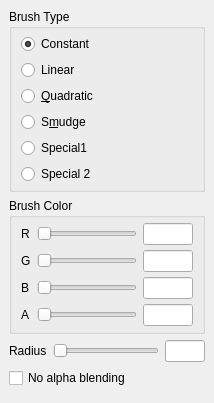
  <widget class="QDockWidget" name="brushDock">
   <property name="sizePolicy">
    <sizepolicy hsizetype="Preferred" vsizetype="Preferred">
     <horstretch>0</horstretch>
     <verstretch>0</verstretch>
    </sizepolicy>
   </property>
   <property name="floating">
    <bool>false</bool>
   </property>
   <property name="allowedAreas">
    <set>Qt::AllDockWidgetAreas</set>
   </property>
   <property name="windowTitle">
    <string>Br&amp;ush</string>
   </property>
   <attribute name="dockWidgetArea">
    <number>1</number>
   </attribute>
   <widget class="QWidget" name="brushDockContents">
    <property name="sizePolicy">
     <sizepolicy hsizetype="Preferred" vsizetype="Preferred">
      <horstretch>0</horstretch>
      <verstretch>0</verstretch>
     </sizepolicy>
    </property>
    <layout class="QVBoxLayout" name="verticalLayout_3">
     <item>
      <widget class="QGroupBox" name="brushType">
       <property name="title">
        <string>Brush Type</string>
       </property>
       <layout class="QVBoxLayout" name="verticalLayout">
        <property name="topMargin">
         <number>5</number>
        </property>
        <property name="bottomMargin">
         <number>5</number>
        </property>
        <item>
         <widget class="QRadioButton" name="brushTypeConstant">
          <property name="text">
           <string>Constant</string>
          </property>
          <property name="checked">
           <bool>true</bool>
          </property>
         </widget>
        </item>
        <item>
         <widget class="QRadioButton" name="brushTypeLinear">
          <property name="text">
           <string>Linear</string>
          </property>
         </widget>
        </item>
        <item>
         <widget class="QRadioButton" name="brushTypeQuadratic">
          <property name="text">
           <string>&amp;Quadratic</string>
          </property>
         </widget>
        </item>
        <item>
         <widget class="QRadioButton" name="brushTypeSmudge">
          <property name="text">
           <string>S&amp;mudge</string>
          </property>
         </widget>
        </item>
        <item>
         <widget class="QRadioButton" name="brushTypeSpecial1">
          <property name="text">
           <string>Special1</string>
          </property>
         </widget>
        </item>
        <item>
         <widget class="QRadioButton" name="brushTypeSpecial2">
          <property name="text">
           <string>Special 2</string>
          </property>
         </widget>
        </item>
       </layout>
      </widget>
     </item>
     <item>
      <widget class="QGroupBox" name="brushColor">
       <property name="title">
        <string>Brush Color</string>
       </property>
       <layout class="QGridLayout" name="gridLayout_3">
        <property name="topMargin">
         <number>5</number>
        </property>
        <property name="bottomMargin">
         <number>5</number>
        </property>
        <property name="verticalSpacing">
         <number>5</number>
        </property>
        <item row="2" column="3">
         <widget class="QLineEdit" name="brushColorTextboxBlue">
          <property name="minimumSize">
           <size>
            <width>50</width>
            <height>0</height>
           </size>
          </property>
          <property name="maximumSize">
           <size>
            <width>50</width>
            <height>16777215</height>
           </size>
          </property>
         </widget>
        </item>
        <item row="3" column="2">
         <widget class="QSlider" name="brushColorSliderAlpha">
          <property name="orientation">
           <enum>Qt::Horizontal</enum>
          </property>
         </widget>
        </item>
        <item row="1" column="0">
         <widget class="QLabel" name="brushColorLabelGreen">
          <property name="text">
           <string>G</string>
          </property>
         </widget>
        </item>
        <item row="1" column="2">
         <widget class="QSlider" name="brushColorSliderGreen">
          <property name="minimumSize">
           <size>
            <width>100</width>
            <height>0</height>
           </size>
          </property>
          <property name="orientation">
           <enum>Qt::Horizontal</enum>
          </property>
         </widget>
        </item>
        <item row="2" column="0">
         <widget class="QLabel" name="brushColorLabelBlue">
          <property name="text">
           <string>B</string>
          </property>
         </widget>
        </item>
        <item row="2" column="2">
         <widget class="QSlider" name="brushColorSliderBlue">
          <property name="minimumSize">
           <size>
            <width>100</width>
            <height>0</height>
           </size>
          </property>
          <property name="orientation">
           <enum>Qt::Horizontal</enum>
          </property>
         </widget>
        </item>
        <item row="0" column="0">
         <widget class="QLabel" name="brushColorLabelRed">
          <property name="text">
           <string>R</string>
          </property>
         </widget>
        </item>
        <item row="0" column="3">
         <widget class="QLineEdit" name="brushColorTextboxRed">
          <property name="minimumSize">
           <size>
            <width>50</width>
            <height>0</height>
           </size>
          </property>
          <property name="maximumSize">
           <size>
            <width>50</width>
            <height>16777215</height>
           </size>
          </property>
         </widget>
        </item>
        <item row="3" column="0">
         <widget class="QLabel" name="brushColorLabelAlpha">
          <property name="text">
           <string>A</string>
          </property>
         </widget>
        </item>
        <item row="3" column="3">
         <widget class="QLineEdit" name="brushColorTextboxAlpha">
          <property name="minimumSize">
           <size>
            <width>50</width>
            <height>0</height>
           </size>
          </property>
          <property name="maximumSize">
           <size>
            <width>50</width>
            <height>16777215</height>
           </size>
          </property>
         </widget>
        </item>
        <item row="1" column="3">
         <widget class="QLineEdit" name="brushColorTextboxGreen">
          <property name="minimumSize">
           <size>
            <width>50</width>
            <height>0</height>
           </size>
          </property>
          <property name="maximumSize">
           <size>
            <width>50</width>
            <height>16777215</height>
           </size>
          </property>
         </widget>
        </item>
        <item row="0" column="2">
         <widget class="QSlider" name="brushColorSliderRed">
          <property name="minimumSize">
           <size>
            <width>100</width>
            <height>0</height>
           </size>
          </property>
          <property name="orientation">
           <enum>Qt::Horizontal</enum>
          </property>
         </widget>
        </item>
       </layout>
      </widget>
     </item>
     <item>
      <widget class="QWidget" name="brushRadius" native="true">
       <layout class="QGridLayout" name="gridLayout_6">
        <property name="leftMargin">
         <number>0</number>
        </property>
        <property name="topMargin">
         <number>0</number>
        </property>
        <property name="rightMargin">
         <number>0</number>
        </property>
        <property name="bottomMargin">
         <number>0</number>
        </property>
        <item row="0" column="3">
         <widget class="QLineEdit" name="brushRadiusTextbox">
          <property name="sizePolicy">
           <sizepolicy hsizetype="Expanding" vsizetype="Fixed">
            <horstretch>0</horstretch>
            <verstretch>0</verstretch>
           </sizepolicy>
          </property>
          <property name="minimumSize">
           <size>
            <width>40</width>
            <height>0</height>
           </size>
          </property>
          <property name="maximumSize">
           <size>
            <width>40</width>
            <height>16777215</height>
           </size>
          </property>
          <property name="text">
           <string/>
          </property>
         </widget>
        </item>
        <item row="0" column="2">
         <widget class="QSlider" name="brushRadiusSlider">
          <property name="minimumSize">
           <size>
            <width>100</width>
            <height>0</height>
           </size>
          </property>
          <property name="orientation">
           <enum>Qt::Horizontal</enum>
          </property>
         </widget>
        </item>
        <item row="0" column="0">
         <widget class="QLabel" name="brushRadiusLabel">
          <property name="text">
           <string>Radius</string>
          </property>
         </widget>
        </item>
       </layout>
      </widget>
     </item>
     <item>
      <widget class="QCheckBox" name="brushAlphaBlendingCheckbox">
       <property name="text">
        <string>No alpha blending</string>
       </property>
      </widget>
     </item>
     <item>
      <widget class="QWidget" name="emptySpaceBrush" native="true">
       <property name="sizePolicy">
        <sizepolicy hsizetype="Preferred" vsizetype="Expanding">
         <horstretch>0</horstretch>
         <verstretch>0</verstretch>
        </sizepolicy>
       </property>
      </widget>
     </item>
    </layout>
   </widget>
  </widget>
